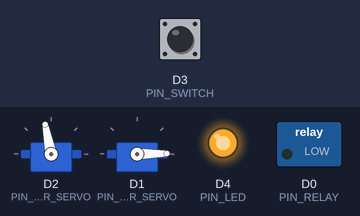
The program below on a simulated ESP8266 (Wemos D1 mini). Shown: 2 × servo, switched loads named in the program (green lamp = pin HIGH), output pins drawn as LEDs (lit = HIGH). The test bench sets the inputs (shaded band); at power-on: D3 (PIN_SWITCH) HIGH. Random numbers use the default seed unless the program sets one; EEPROM starts erased; what the program prints to the serial monitor is not drawn.

Above: at 2.2 s.
2.3 s: D3 (PIN_SWITCH) pulled LOW for 3.2 s
At 9.0 s:
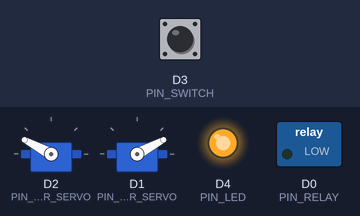
22.5 s: D3 (PIN_SWITCH) pulled LOW for 3.2 s
At 27.6 s:
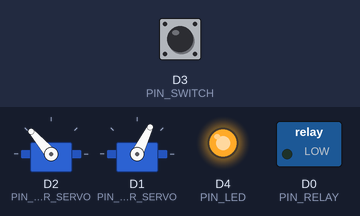
39.1 s: D3 (PIN_SWITCH) pulled LOW for 3.2 s
At 49.8 s:
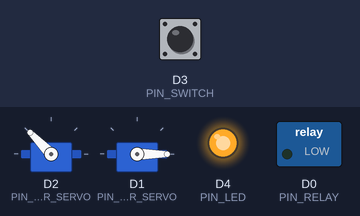
50.8 s: D3 (PIN_SWITCH) pulled LOW for 1 s
Timing chart, 0 to 54.3 s (numbered marks = the images above; inputs shaded):
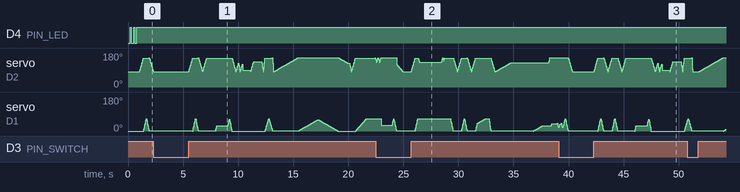

The program:

main.cpp
```cpp
/*
 * vim:ts=4:sw=4:sts=4:et:ai:si:fdm=marker
 *
 * Useless Box - Arduino
 *
 * A "useless machine" that turns itself off when switched on,
 * performing various entertaining animations each time.
 *
 * Play modes:
 *   ROUND_ROBIN        - Cycle through a fixed sequence, repeating forever
 *   CYCLE_THEN_RANDOM  - One full cycle through the sequence, then random
 *   ALL_RANDOM         - Always pick a random animation
 *
 * Relay support is runtime-configurable via the serial console and
 * persisted to EEPROM. When enabled, servo power is cut during setup
 * to prevent twitching, then restored once PWM signals are stable.
 */

#include <Servo.h>
#include <EEPROM.h>

// ──────────────────── Pin assignments ────────────────────

const int PIN_RELAY         = D0;
const int PIN_FINGER_SERVO  = D1;
const int PIN_DOOR_SERVO    = D2;
const int PIN_SWITCH        = D3;
const int PIN_LED           = D4;

const int INVERSE_LED       = true;

// ──────────────────── EEPROM layout ────────────────────

#define EEPROM_MAGIC        0xAB
#define EEPROM_ADDR_MAGIC   0
#define EEPROM_ADDR_MODE    1
#define EEPROM_ADDR_RELAY   2
#define EEPROM_SIZE         3

// ──────────────────── Servo positions ────────────────────

const int DOOR_CLOSED       = 80;
const int DOOR_OPEN         = 155;
const int FINGER_HIDDEN     = 0;
const int FINGER_EXTENDED   = 65;

// ──────────────────── Serial / console ────────────────────

const int SERIAL_SPEED      = 9600;
#define CON_BUF_SIZE        63          // max input line length

// ──────────────────── Play modes ────────────────────

enum PlayMode {
    ROUND_ROBIN,           // Cycle sequence in order, repeat forever
    CYCLE_THEN_RANDOM,     // One full cycle in order, then random picks
    ALL_RANDOM             // Always pick a random move
};

// ──────────────────── Globals ────────────────────

PlayMode playMode           = ROUND_ROBIN;
bool     useRelay           = false;

Servo doorServo;
Servo fingerServo;

int  sequenceIndex          = 0;
bool firstCycleComplete     = false;

char conBuf[CON_BUF_SIZE + 1];
int  conLen                 = 0;

// ──────────────────── Move declarations ────────────────────

void moveSimpleClose();
void moveHesitantClose();
void moveCrazyDoor();
void moveSlow();
void moveSerious();
void moveTrollClose();
void moveMatrix();
void moveSneak();

typedef void (*MoveFunction)();

const MoveFunction allMoves[] = {
    moveSimpleClose,    // 0
    moveHesitantClose,  // 1
    moveCrazyDoor,      // 2
    moveSlow,           // 3
    moveSerious,        // 4
    moveTrollClose,     // 5
    moveMatrix,         // 6
    moveSneak           // 7
};

const int NUM_MOVES      = sizeof(allMoves) / sizeof(allMoves[0]);

// Fixed round-robin sequence (preserves original ordering with repeats)
const int roundRobinSequence[] = { 0, 0, 1, 2, 3, 4, 5, 0, 6, 7 };
const int SEQUENCE_LENGTH      = sizeof(roundRobinSequence) / sizeof(roundRobinSequence[0]);

// ──────────────────── EEPROM ────────────────────

void loadSettings() {
    if (EEPROM.read(EEPROM_ADDR_MAGIC) == EEPROM_MAGIC) {
        uint8_t m = EEPROM.read(EEPROM_ADDR_MODE);
        if (m <= ALL_RANDOM) {
            playMode = (PlayMode)m;
        }
        useRelay = (EEPROM.read(EEPROM_ADDR_RELAY) == 1);
    }
}

void saveSettings() {
    EEPROM.write(EEPROM_ADDR_MAGIC, EEPROM_MAGIC);
    EEPROM.write(EEPROM_ADDR_MODE,  (uint8_t)playMode);
    EEPROM.write(EEPROM_ADDR_RELAY, useRelay ? 1 : 0);
    EEPROM.commit();
}

// ──────────────────── Helpers ────────────────────

// Forward declaration — processSerialByte is defined after console section
// but is needed inside consoleDelay which is used by sweepServo.
void processSerialByte(char c);

// Delay that keeps draining the serial RX buffer so the console stays
// responsive even while an animation is running. Characters captured by the
// UART interrupt are processed here between every servo step.
void consoleDelay(unsigned long ms) {
    unsigned long start = millis();
    while (millis() - start < ms) {
        while (Serial.available()) {
            processSerialByte((char)Serial.read());
        }
        yield();
    }
}

// Sweep a servo smoothly from one position to another.
void sweepServo(Servo &servo, int fromPos, int toPos, int step, int delayMs) {
    if (fromPos < toPos) {
        for (int pos = fromPos; pos < toPos; pos += step) {
            servo.write(pos);
            consoleDelay(delayMs);
        }
    } else {
        for (int pos = fromPos; pos >= toPos; pos -= step) {
            servo.write(pos);
            consoleDelay(delayMs);
        }
    }
}

// Blink the status LED a number of times. Active low.
void blinkLed(int count, int onMs, int offMs) {
    for (int i = 0; i < count; i++) {
        digitalWrite(PIN_LED, INVERSE_LED ? LOW : HIGH);
        consoleDelay(onMs);
        digitalWrite(PIN_LED, INVERSE_LED ? HIGH : LOW);
        if (i < count - 1) {
            consoleDelay(offMs);
        }
    }
}

// Pick the next move index based on the current play mode.
int pickNextMove() {
    switch (playMode) {
        case ROUND_ROBIN: {
            int idx = roundRobinSequence[sequenceIndex];
            sequenceIndex = (sequenceIndex + 1) % SEQUENCE_LENGTH;
            return idx;
        }
        case CYCLE_THEN_RANDOM:
            if (!firstCycleComplete) {
                int idx = roundRobinSequence[sequenceIndex++];
                if (sequenceIndex >= SEQUENCE_LENGTH) {
                    firstCycleComplete = true;
                }
                return idx;
            }
            return random(NUM_MOVES);
        case ALL_RANDOM:
            return random(NUM_MOVES);
    }
    return 0;
}

// ──────────────────── Console ────────────────────

void printPrompt() {
    Serial.print(F("> "));
}

void printHelp() {
    Serial.println();
    Serial.println(F("=== Useless Box ==="));
    Serial.print(F("  Play mode : "));
    switch (playMode) {
        case ROUND_ROBIN:       Serial.println(F("0 - round-robin"));       break;
        case CYCLE_THEN_RANDOM: Serial.println(F("1 - cycle-then-random")); break;
        case ALL_RANDOM:        Serial.println(F("2 - all-random"));        break;
    }
    Serial.print(F("  Relay     : "));
    Serial.println(useRelay ? F("on") : F("off"));
    Serial.println();
    Serial.println(F("Commands:"));
    Serial.println(F("  mode [0|1|2]   show or set play mode"));
    Serial.println(F("  relay [on|off] show or set relay"));
    Serial.println(F("  led            blink LED test"));
    Serial.println(F("  reboot         restart device"));
    Serial.println(F("  reset confirm  factory reset"));
    Serial.println(F("  help / ?       this help"));
    printPrompt();
}

// Case-insensitive string equality.
static bool strieq(const char *a, const char *b) {
    while (*a && *b) {
        if (tolower((unsigned char)*a) != tolower((unsigned char)*b)) {
            return false;
        }
        a++; b++;
    }
    return (*a == '\0' && *b == '\0');
}

void processConsoleLine(const char *line) {
    // Skip leading spaces
    while (*line == ' ') line++;

    if (*line == '\0') {
        // Empty line: reprint status + prompt (handy after reconnect)
        printHelp();
        return;
    }

    // Split into command and argument at the first space
    char cmd[CON_BUF_SIZE + 1];
    char arg[CON_BUF_SIZE + 1];
    cmd[0] = arg[0] = '\0';

    const char *sp = strchr(line, ' ');
    if (sp) {
        size_t len = sp - line;
        strncpy(cmd, line, len);
        cmd[len] = '\0';
        sp++;
        while (*sp == ' ') sp++;    // skip extra spaces
        strncpy(arg, sp, CON_BUF_SIZE);
        arg[CON_BUF_SIZE] = '\0';
    } else {
        strncpy(cmd, line, CON_BUF_SIZE);
        cmd[CON_BUF_SIZE] = '\0';
    }

    // ── mode ──
    if (strieq(cmd, "mode")) {
        if (arg[0] == '\0') {
            Serial.print(F("Play mode: "));
            switch (playMode) {
                case ROUND_ROBIN:       Serial.println(F("0 - round-robin"));       break;
                case CYCLE_THEN_RANDOM: Serial.println(F("1 - cycle-then-random")); break;
                case ALL_RANDOM:        Serial.println(F("2 - all-random"));        break;
            }
        } else if (arg[0] >= '0' && arg[0] <= '2' && arg[1] == '\0') {
            playMode          = (PlayMode)(arg[0] - '0');
            sequenceIndex     = 0;
            firstCycleComplete = false;
            saveSettings();
            Serial.print(F("Saved. Play mode: "));
            switch (playMode) {
                case ROUND_ROBIN:       Serial.println(F("round-robin"));       break;
                case CYCLE_THEN_RANDOM: Serial.println(F("cycle-then-random")); break;
                case ALL_RANDOM:        Serial.println(F("all-random"));        break;
            }
        } else {
            Serial.println(F("Usage: mode [0|1|2]"));
        }
        printPrompt();
        return;
    }

    // ── relay ──
    if (strieq(cmd, "relay")) {
        if (arg[0] == '\0') {
            Serial.print(F("Relay: "));
            Serial.println(useRelay ? F("on") : F("off"));
        } else if (strieq(arg, "on")) {
            useRelay = true;
            saveSettings();
            digitalWrite(PIN_RELAY, HIGH);
            Serial.println(F("Relay on, saved."));
        } else if (strieq(arg, "off")) {
            useRelay = false;
            saveSettings();
            digitalWrite(PIN_RELAY, LOW);
            Serial.println(F("Relay off, saved."));
        } else {
            Serial.println(F("Usage: relay [on|off]"));
        }
        printPrompt();
        return;
    }

    // ── led ──
    if (strieq(cmd, "led")) {
        Serial.println(F("Testing LED..."));
        blinkLed(5, 100, 200);
        Serial.println(F("Done."));
        printPrompt();
        return;
    }

    // ── reboot ──
    if (strieq(cmd, "reboot") || strieq(cmd, "restart")) {
        Serial.println(F("Rebooting..."));
        consoleDelay(100);
        ESP.restart();
        return;
    }

    // ── reset ──
    if (strieq(cmd, "reset")) {
        if (strieq(arg, "confirm")) {
            EEPROM.write(EEPROM_ADDR_MAGIC, 0xFF);
            EEPROM.commit();
            Serial.println(F("Factory reset done. Rebooting..."));
            consoleDelay(100);
            ESP.restart();
        } else {
            Serial.println(F("Type 'reset confirm' to factory reset."));
            printPrompt();
        }
        return;
    }

    // ── help / ? ──
    if (strieq(cmd, "help") || strieq(cmd, "?")) {
        printHelp();
        return;
    }

    // ── unknown ──
    Serial.print(F("Unknown command '"));
    Serial.print(cmd);
    Serial.println(F("'. Type 'help' or '?'."));
    printPrompt();
}

// Called for every byte received from serial. Accumulates a line buffer,
// handles backspace/DEL, and dispatches to processConsoleLine on Enter.
void processSerialByte(char c) {
    if (c == '\r' || c == '\n') {
        Serial.println();
        conBuf[conLen] = '\0';
        processConsoleLine(conBuf);
        conLen = 0;
    } else if (c == 0x08 || c == 0x7F) {   // Backspace or DEL
        if (conLen > 0) {
            conLen--;
            Serial.print(F("\b \b"));
        }
    } else if (c >= 0x20 && conLen < CON_BUF_SIZE) {
        conBuf[conLen++] = c;
        Serial.print(c);                    // Local echo
    }
}

// ──────────────────── Setup & Loop ────────────────────

void setup() {
    Serial.begin(SERIAL_SPEED);
    EEPROM.begin(EEPROM_SIZE);
    loadSettings();

    pinMode(PIN_SWITCH, INPUT);
    pinMode(PIN_LED, OUTPUT);
    digitalWrite(PIN_LED, HIGH);    // Active low: start off

    pinMode(PIN_RELAY, OUTPUT);
    digitalWrite(PIN_RELAY, LOW);   // Servo power off during init

    doorServo.attach(PIN_DOOR_SERVO);
    fingerServo.attach(PIN_FINGER_SERVO);

    doorServo.write(DOOR_CLOSED);
    fingerServo.write(FINGER_HIDDEN);

    blinkLed(3, 200, 100);

    if (useRelay) {
        digitalWrite(PIN_RELAY, HIGH);  // Enable servo power now that PWM is stable
    }

    randomSeed(analogRead(A0));
    printHelp();
}

void loop() {
    while (Serial.available()) {
        processSerialByte((char)Serial.read());
    }

    if (digitalRead(PIN_SWITCH) != HIGH) {
        return;
    }

    int moveIndex = pickNextMove();
    allMoves[moveIndex]();
}

// ──────────────────── Move animations ────────────────────

// Quick open, flick switch, quick close.
void moveSimpleClose() {
    sweepServo(doorServo,   DOOR_CLOSED, DOOR_OPEN,         3, 15);
    sweepServo(fingerServo, FINGER_HIDDEN, FINGER_EXTENDED, 4, 15);
    sweepServo(fingerServo, FINGER_EXTENDED, FINGER_HIDDEN, 4, 15);
    sweepServo(doorServo,   DOOR_OPEN, DOOR_CLOSED,         3, 15);
}

// Open door and pause, finger peeks and pauses, then flicks and hides.
void moveHesitantClose() {
    sweepServo(doorServo, DOOR_CLOSED, DOOR_OPEN, 3, 15);
    consoleDelay(800);

    sweepServo(fingerServo, FINGER_HIDDEN, 30, 4, 15);
    consoleDelay(1000);

    sweepServo(fingerServo, 30, FINGER_EXTENDED,            4, 15);
    sweepServo(fingerServo, FINGER_EXTENDED, FINGER_HIDDEN, 5, 15);
    sweepServo(doorServo,   DOOR_OPEN, DOOR_CLOSED,         3, 15);
}

// Door peeks and slams shut several times, then bursts open and flicks.
void moveCrazyDoor() {
    // Peek and slam
    sweepServo(doorServo, DOOR_CLOSED, 125,  3, 15);
    sweepServo(doorServo, 125, DOOR_CLOSED,  5, 15);

    // Peek again, hard slam
    sweepServo(doorServo, DOOR_CLOSED, 120,  3, 15);
    sweepServo(doorServo, 120, DOOR_CLOSED, 15, 15);
    consoleDelay(700);

    // Wider peek, hold, then close
    sweepServo(doorServo, DOOR_CLOSED, 135, 3, 15);
    consoleDelay(700);
    sweepServo(doorServo, 135, DOOR_CLOSED, 5, 15);

    // Burst open, flick, slam shut
    sweepServo(doorServo,   DOOR_CLOSED, DOOR_OPEN,         8, 15);
    sweepServo(fingerServo, FINGER_HIDDEN, FINGER_EXTENDED, 3, 15);
    sweepServo(fingerServo, FINGER_EXTENDED, FINGER_HIDDEN, 3, 15);
    sweepServo(doorServo,   DOOR_OPEN, DOOR_CLOSED,        15, 15);
}

// Everything moves very slowly, then the door snaps shut at the end.
void moveSlow() {
    sweepServo(doorServo,   DOOR_CLOSED, DOOR_OPEN, 1, 30);
    sweepServo(fingerServo, FINGER_HIDDEN, 60,       1, 30);
    sweepServo(fingerServo, 60, FINGER_HIDDEN,       1, 30);

    // Close door slowly at first, then snap shut
    sweepServo(doorServo, DOOR_OPEN, 125,   1, 30);
    consoleDelay(100);
    sweepServo(doorServo, 125, DOOR_CLOSED, 4, 15);
}

// Opens, extends finger slowly, nudges door threateningly, then flicks.
void moveSerious() {
    sweepServo(doorServo,   DOOR_CLOSED, DOOR_OPEN,         3, 15);
    sweepServo(fingerServo, FINGER_HIDDEN, FINGER_EXTENDED, 1, 15);
    consoleDelay(800);

    // Door nudges back and forth (threatening)
    sweepServo(doorServo, DOOR_OPEN, 130, 3, 15);
    sweepServo(doorServo, 130, DOOR_OPEN, 3, 15);
    sweepServo(doorServo, DOOR_OPEN, 130, 3, 15);
    sweepServo(doorServo, 130, DOOR_OPEN, 3, 15);

    // Finger snaps partway back, pauses, then flicks
    fingerServo.write(30);
    consoleDelay(1000);
    sweepServo(fingerServo, 30, FINGER_EXTENDED,            4, 15);
    sweepServo(fingerServo, FINGER_EXTENDED, FINGER_HIDDEN, 4, 15);

    // Door closes slowly from partway (matches original behavior)
    sweepServo(doorServo, 120, DOOR_CLOSED, 1, 15);
}

// Flicks the switch, then teases by nudging the door before finally closing.
void moveTrollClose() {
    sweepServo(doorServo,   DOOR_CLOSED, DOOR_OPEN,         3, 15);
    sweepServo(fingerServo, FINGER_HIDDEN, FINGER_EXTENDED, 4, 15);

    // Fake closing, pause, reopen
    sweepServo(doorServo, DOOR_OPEN, 130, 3, 15);
    consoleDelay(2000);
    sweepServo(doorServo, 130, DOOR_OPEN, 3, 15);

    // Small tease
    sweepServo(doorServo, DOOR_OPEN, 140, 3, 15);
    sweepServo(doorServo, 140, DOOR_OPEN, 3, 15);
    consoleDelay(500);

    sweepServo(fingerServo, FINGER_EXTENDED, FINGER_HIDDEN, 4, 15);
    sweepServo(doorServo,   DOOR_OPEN, DOOR_CLOSED,         3, 15);
}

// Finger extends fast then slows down dramatically near the switch.
void moveMatrix() {
    sweepServo(doorServo,   DOOR_CLOSED, DOOR_OPEN,  3, 15);
    sweepServo(fingerServo, FINGER_HIDDEN, 40,        4, 15);
    sweepServo(fingerServo, 40, FINGER_EXTENDED,      1, 30);  // Slow-motion finish
    consoleDelay(300);
    sweepServo(fingerServo, FINGER_EXTENDED, FINGER_HIDDEN, 4, 10);  // Quick retract
    sweepServo(doorServo,   DOOR_OPEN, DOOR_CLOSED,   3, 15);
}

// Sneaks the door open slowly, finger hesitates and wiggles, then flicks.
void moveSneak() {
    sweepServo(doorServo, DOOR_CLOSED, 130, 1, 30);
    consoleDelay(2000);

    sweepServo(fingerServo, FINGER_HIDDEN, 30, 1, 30);
    consoleDelay(500);

    sweepServo(doorServo, 130, DOOR_OPEN, 4, 15);
    consoleDelay(100);

    sweepServo(fingerServo, 30, 40, 4, 15);
    consoleDelay(500);

    // Wiggle finger nervously
    sweepServo(fingerServo, 40, 20, 4, 15);
    consoleDelay(100);
    sweepServo(fingerServo, 20, 40, 4, 15);
    consoleDelay(100);
    sweepServo(fingerServo, 40, 20, 4, 15);
    consoleDelay(100);

    // Commit: extend and retract
    sweepServo(fingerServo, 20, FINGER_EXTENDED,            4, 15);
    sweepServo(fingerServo, FINGER_EXTENDED, FINGER_HIDDEN, 4, 15);
    sweepServo(doorServo,   DOOR_OPEN, DOOR_CLOSED,         3, 15);
}
```
